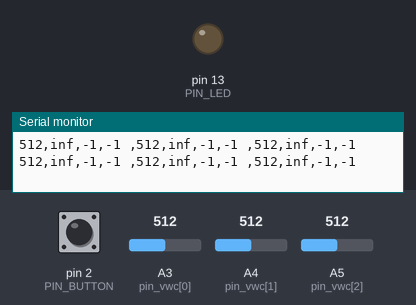
Bench run of a sketch on a simulated Arduino Uno, built with avr-gcc and run on an emulated ATmega328P. Shown: output pins drawn as LEDs (lit = HIGH), the last lines printed to the serial monitor. The test bench sets the inputs (shaded band); at power-on: pin 2 (PIN_BUTTON) HIGH, A3 (pin_vwc[0]) = 512, A4 (pin_vwc[1]) = 512, A5 (pin_vwc[2]) = 512.

Above: at 1.2 s.
1.3 s: pin 2 (PIN_BUTTON) pulled LOW for 0.15 s
At 1.6 s:
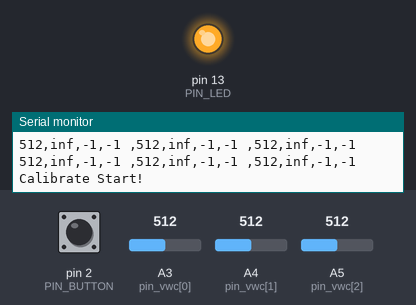
5.5 s: pin 2 (PIN_BUTTON) pulled LOW for 1 s
Timing chart, 0 to 15.0 s (numbered marks = the images above; inputs shaded):
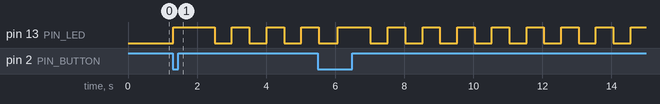

The sketch:

SEN0193_3_Calibrate.ino
```cpp
/* 3 sensors VWC audo calibrate sample code
 *  Features:
 *    load/save VWC boundry value at EEPROM address 0 ( size = 2* int )
 *    Press button to start/stop calibrate mode.
 *    Calibrating with LED blinking
 *
 *  Connection:
 *    Button : D2, default high
 *    VWC sensor: A3,A4,A5
 *    LED 13, embedded
 *
 *  Behavior:
 *    per second print out
 *    (Sensor_ADC, VWC(%), Bound_Down, Bound_Top )*3
 *
 *  Calibrate procedure:
 *    Power On
 *    Press Button - see LED blink (about per-second)
 *    In any sequence in the Air and Water. Suggest have 30 seconds in each state
 *    When air and water tested, LED blink fast
 *    Press Button - see LED off, setting will be save only when blink fast
 *
 *  Detail:
 *    Without calibrate, the default value is DEF_TOP, DEF_DOWN
 *    Calibrate start initial bound to CALINIT_TOP, CALINIT_DOWN
 *    Sensor : http://www.icshop.com.tw/product_info.php/products_id/24987
 *
 *  Author: Wuulong 2017/4/24
 */
#include <EEPROM.h>

#define PIN_BUTTON 2
#define PIN_LED 13
#define CALINIT_TOP 400
#define CALINIT_DOWN 350
#define DEF_TOP 520
#define DEF_DOWN 261
#define VWC_CNT 3
#define SYN_AVG_CNT 3 // Get dynamic average from SYN_AVG_CNT sensing
#define BOUND_MARGIN 10
struct ADC_Bound {
  int v_top; // value sense at air
  int v_down; // value sense at water
};
ADC_Bound bound[VWC_CNT];
int pin_vwc[VWC_CNT] = {A3,A4,A5};
int mode =0; //mode 0: normal mode , mode 1: calibrate mode
int count=0; // lopp count
int bound_change[VWC_CNT*2]; // 0: not changed, 1: changed
int led_state = 0; //0: LED off, 1:LED on
float dyn_avg[VWC_CNT];

void save_setting(){
  Serial.println("Save setting!");
  for(int i=0;i<VWC_CNT;i++){
    EEPROM.put(0+i*sizeof(ADC_Bound), bound[i]);
  }
}
void load_setting(){
  for(int i=0;i<VWC_CNT;i++){
    EEPROM.get(0+i*sizeof(ADC_Bound), bound[i]);

    if(bound[i].v_top==0 || bound[i].v_down ==0 ){
      bound[i].v_top = DEF_TOP;
      bound[i].v_down = DEF_DOWN;
    }
  }
}

void update_avg(int i,int value){
  if(dyn_avg[i]==0){
    dyn_avg[i]=value;
  }else{
    dyn_avg[i] = (dyn_avg[i] * (SYN_AVG_CNT-1) + value )/SYN_AVG_CNT;
  }
}
void setup() {
  Serial.begin(9600);
  pinMode(PIN_BUTTON,INPUT);
  for(int i=0;i<VWC_CNT;i++){
    pinMode(pin_vwc[i],INPUT);
    bound[i].v_top = DEF_TOP;
    bound[i].v_down = DEF_DOWN;
  }
  pinMode(PIN_LED,OUTPUT);
  load_setting();

}


void sensing(){
  // sense and pring
  int val[VWC_CNT];
  float vwc[VWC_CNT];

  for(int i=0;i<VWC_CNT;i++){
    val[i] = analogRead(pin_vwc[i]); //connect sensor to Analog 0
    update_avg(i,val[i]);
    if( mode == 1 ){
      if(dyn_avg[i]> bound[i].v_top - BOUND_MARGIN) {
        bound[i].v_top = round(dyn_avg[i]);
        bound_change[i*2+0] =1;
      }
      if(dyn_avg[i]< bound[i].v_down + BOUND_MARGIN ) {
        bound[i].v_down = round(dyn_avg[i]);
        bound_change[i*2+ 1] =1;
      }
    }

    vwc[i] = 1.0-((float(val[i])-bound[i].v_down)/(bound[i].v_top-bound[i].v_down));
  //Serial.println(vwc*100); //print the value to serial port
  Serial.print(val[i]); Serial.print(",");
  Serial.print(vwc[i]*100); Serial.print(",");
  Serial.print(bound[i].v_down); Serial.print(",");
  Serial.print(bound[i].v_top); Serial.print(" ");
  if(i != VWC_CNT-1 ) Serial.print(",");
  }
  Serial.println("");

}
int calibrate_complete_check(){
  int change_cnt =0;
  for(int i=0;i<VWC_CNT*2;i++){
    if(bound_change[i]==1){
      change_cnt++;
    }
  }
  if(change_cnt==6) return 1;
  else return 0;
}


void mode_check_and_run(){
  int btn_state;
  //detect if btn click
  btn_state = digitalRead(PIN_BUTTON);
  if( btn_state ==0 ){ // button down
    mode = 1- mode;
    if( mode == 0 ){ // cal complete
      Serial.println("Calibrate Complete!");
      digitalWrite(PIN_LED,0);
      if(calibrate_complete_check()) save_setting();
      else load_setting();
    }else{ //mode = 1 , cal start
      Serial.println("Calibrate Start!");
      digitalWrite(PIN_LED,1);
      for(int i=0;i<VWC_CNT;i++){
        bound[i].v_top = CALINIT_TOP;
        bound[i].v_down = CALINIT_DOWN;
        bound_change[i*2+0] = 0;
        bound_change[i*2+1] = 0;
      }
    }
    delay(500); // to avoid single click with multiple action
  }

}
/*
 * normal mode sensor to console every 1 second
 */
//

void loop() {
  int toggle_set;
  mode_check_and_run();
  if(count % 20 == 0 ){
    sensing();
  }
  if( mode == 1 ){
    toggle_set = 10; // estimate on/off per second
    if(calibrate_complete_check()){
      toggle_set = 3; // about 3 time faster
    }
    if(count % toggle_set == 0 ){
      led_state = 1 - led_state;
      digitalWrite(PIN_LED,led_state);
    }
  }
  count++;
  delay(50);
}
```

Measured:
- after the input at 1.3 s, pin 13 (PIN_LED): LOW → HIGH at once, then repeats every 1.0 s: LOW 0.50 s, HIGH 0.50 s
